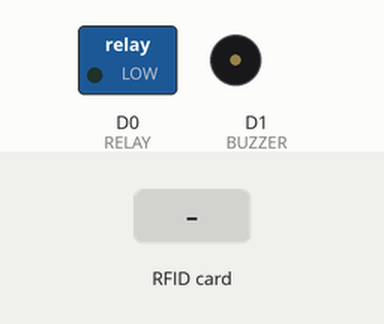
The sketch below on a simulated ESP8266 (NodeMCU). Parts: switched loads named in the sketch (green lamp = pin HIGH), buzzer (waves = sounding). The inputs (shaded band) are chosen by the test bench. WiFi joins after 1.5 s; servers stay silent unless stated; uploads are accepted with an empty reply; what the sketch prints to the serial monitor is not drawn.

Above: at 2.8 s.
2.9 s: RFID card 5E 7A 19 C4 held to the reader
Timing chart, 0 to 5.9 s (numbered marks = the images above; inputs shaded):
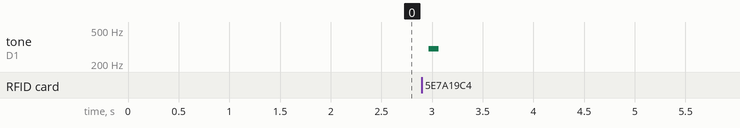

Measured:
- after the input at 2.9 s, tone on D1 (BUZZER): silent → 300 Hz after 0.07 s, → silent 0.10 s later

The sketch:

RFID_locksys_ver4.ino
```cpp
// (licence header left out)
#include <SPI.h>
#include <MFRC522.h>
#include <Arduino.h>
#include <ESP8266WiFi.h>
#include <ESP8266HTTPClient.h>
#include <WiFiClient.h>
#include <WiFiClientSecureBearSSL.h>
//-----------------------------------------
#define RST_PIN  D3
#define SS_PIN   D4
#define RELAY D0 //connect the relay to number DO pin and connect wires to NO connection
#define BUZZER D1 // connect the buzzer to D! pin to positive and synchronize the gnd
#define ACCESS_DELAY 2000
#define DENIED_DELAY 1000
//-----------------------------------------
MFRC522 mfrc522(SS_PIN, RST_PIN);
MFRC522::MIFARE_Key key;
MFRC522::StatusCode status;
//-----------------------------------------
/* Be aware of Sector Trailer Blocks */
int blockNum = 2;
/* Create another array to read data from Block */
/* Legthn of buffer should be 2 Bytes more than the size of Block (16 Bytes) */
byte bufferLen = 18;
byte readBlockData[18];
//-----------------------------------------
String response;
String card_holder_name;
String card_holder_name_auth;
const String sheet_url_send = "your_web_app_url?name=";//add ?name= at last of the url
const String sheet_url_auth = "your_web_app_url?cardId=";//add ?cardId= at last of the url
//this two urls should be different as we are using different sheets accessing and writing data
//-----------------------------------------

#define WIFI_SSID "YOUR_WIFI_SSID"
#define WIFI_PASSWORD "WIFI_PASSWORD"
//-----------------------------------------


/****************************************************************************************************
   setup() function
 ****************************************************************************************************/
void setup()
{
  //--------------------------------------------------
  /* Initialize serial communications with the PC */
  Serial.begin(9600);
  //Serial.setDebugOutput(true);
  //--------------------------------------------------
  //WiFi Connectivity
  Serial.println();
  Serial.print("Connecting to AP");
  WiFi.begin(WIFI_SSID, WIFI_PASSWORD);
  while (WiFi.status() != WL_CONNECTED) {
    Serial.print(".");
    delay(200);
  }
  Serial.println("");
  Serial.println("WiFi connected.");
  Serial.println("IP address: ");
  Serial.println(WiFi.localIP());
  Serial.println();
  //--------------------------------------------------

  //--------------------------------------------------
  /* Initialize SPI bus */
  SPI.begin();
  pinMode(RELAY, OUTPUT);
  pinMode(BUZZER, OUTPUT);
  noTone(BUZZER);
  digitalWrite(RELAY, LOW);
  Serial.println("Put your card to the reader for scanning …");
  Serial.println();
  //--------------------------------------------------
}


/****************************************************************************************************
   loop() function
 ****************************************************************************************************/
void loop()
{
  //--------------------------------------------------
  /* Initialize MFRC522 Module */
  mfrc522.PCD_Init();
  /* Look for new cards */
  /* Reset the loop if no new card is present on RC522 Reader */
  if ( ! mfrc522.PICC_IsNewCardPresent()) {
    return;
  }
  /* Select one of the cards */
  if ( ! mfrc522.PICC_ReadCardSerial()) {
    return;
  }
  /* Read data from the same block */
  //--------------------------------------------------
  Serial.println();
  //Serial.println(F("Reading last data from RFID..."));
  /* If you want to print the full memory dump, uncomment the next line */
  //mfrc522.PICC_DumpToSerial(&(mfrc522.uid));
  //--------------------------------------------------
  String CardUID = "";
  for (byte i = 0; i < mfrc522.uid.size; i++)
  {
    Serial.print(mfrc522.uid.uidByte[i] < 0x10 ? " 0" : " ");
    Serial.print(mfrc522.uid.uidByte[i], HEX);
    CardUID.concat(String(mfrc522.uid.uidByte[i] < 0x10 ? " 0" : " "));
    CardUID.concat(String(mfrc522.uid.uidByte[i], HEX));
  }
  Serial.println();
  Serial.print("Message : ");
  CardUID.toUpperCase(); // Shows the card hex id
  tone(BUZZER, 300);
  delay(100);
  noTone(BUZZER);
  ReadDataFromBlock(blockNum, readBlockData); //read the name on the block
  checkifAuthorised();
  //delay(1000);
  if (response == "true") {
    Serial.println("Data is present in Google Sheets.");
    delay(500);
    digitalWrite(RELAY, HIGH);// solenoid open
    delay(ACCESS_DELAY);
    digitalWrite(RELAY, LOW);
    sendDataToSheet();
    tone(BUZZER, 300); // buzzer beep to inform that attendance registered
    delay(100);
    noTone(BUZZER);
    delay(50);
    tone(BUZZER, 300);
    delay(100);
    noTone(BUZZER);
  }
  if (response == "false") {
    Serial.println("Data is not present in Google Sheets.");
    Serial.println("Unauthorised access: Not Registered card");
    tone(BUZZER, 300); //unauthorised then long buzz
    delay(DENIED_DELAY);
    noTone(BUZZER);
  }
}


//Sending Data to the Google Sheet function
void sendDataToSheet() {
  if (WiFi.status() == WL_CONNECTED) {
    //-------------------------------------------------------------------------------
    std::unique_ptr<BearSSL::WiFiClientSecure>client(new BearSSL::WiFiClientSecure);
    //-------------------------------------------------------------------------------
    client->setInsecure();
    //-----------------------------------------------------------------
    card_holder_name = sheet_url_send + String((char*)readBlockData);
    card_holder_name.trim();
    Serial.println(card_holder_name);
    //-----------------------------------------------------------------
    HTTPClient https;
    Serial.print(F("[HTTPS] begin...\n"));
    //-----------------------------------------------------------------
    https.end();
    if (https.begin(*client, (String)card_holder_name)) {
      //-----------------------------------------------------------------
      https.setFollowRedirects(HTTPC_STRICT_FOLLOW_REDIRECTS);
      // HTTP
      Serial.print(F("[HTTPS] GET...\n"));
      // start connection and send HTTP header
      int httpCode = https.GET();
      //-----------------------------------------------------------------
      // httpCode will be negative on error
      if (httpCode > 0) {
        // HTTP header has been send and Server response header has been handled
        Serial.printf("[HTTPS] GET... code: %d\n", httpCode);
        // file found at server
      }
      //-----------------------------------------------------------------
      else
      {
        Serial.printf("[HTTPS] GET... failed, error: %s\n", https.errorToString(httpCode).c_str());
      }
      //-----------------------------------------------------------------
      https.end();
      delay(1000);
    }

    else {
      Serial.printf("[HTTPS} Unable to connect\n");
    }

  }
}
void checkifAuthorised() {
  Serial.println("Authorisation in process");
  if (WiFi.status() == WL_CONNECTED) {
    //-------------------------------------------------------------------------------
    std::unique_ptr<BearSSL::WiFiClientSecure>client(new BearSSL::WiFiClientSecure);
    //-------------------------------------------------------------------------------
    client->setInsecure();
    //-----------------------------------------------------------------
    card_holder_name_auth = sheet_url_auth + String((char*)readBlockData);
    card_holder_name_auth.trim();
    Serial.println(card_holder_name_auth);
    //-----------------------------------------------------------------
    HTTPClient https;
    Serial.print(F("[HTTPS] begin...\n"));
    //-----------------------------------------------------------------

    if (https.begin(*client, (String)card_holder_name_auth)) {
      //-----------------------------------------------------------------
      https.setFollowRedirects(HTTPC_STRICT_FOLLOW_REDIRECTS);
      // HTTP
      Serial.print(F("[HTTPS] GET...\n"));
      // start connection and send HTTP header
      int httpCode = https.GET();
      //-----------------------------------------------------------------

      // httpCode will be negative on error
      if (httpCode > 0) {
        // HTTP header has been send and Server response header has been handled
        Serial.printf("[HTTPS] GET... code: %d\n", httpCode);
        // file found at server
        response = https.getString();
        response.trim();
        Serial.println(response);
        // Check if the response contains 'true' (data present in Google Sheets)

      }
      //------------------------------------------------------------------
      else
      {
        Serial.printf("[HTTPS] GET... failed, error: %s\n", https.errorToString(httpCode).c_str());
      }
      //-----------------------------------------------------------------
      https.end();
      //delay(1000);
    }
  }
}
/****************************************************************************************************
   ReadDataFromBlock() function
 ****************************************************************************************************/
void ReadDataFromBlock(int blockNum, byte readBlockData[])
{
  //----------------------------------------------------------------------------
  /* Prepare the ksy for authentication */
  /* All keys are set to FFFFFFFFFFFFh at chip delivery from the factory */
  for (byte i = 0; i < 6; i++) {
    key.keyByte[i] = 0xFF;
  }
  //----------------------------------------------------------------------------
  /* Authenticating the desired data block for Read access using Key A */
  status = mfrc522.PCD_Authenticate(MFRC522::PICC_CMD_MF_AUTH_KEY_A, blockNum, &key, &(mfrc522.uid));
  //----------------------------------------------------------------------------s
  if (status != MFRC522::STATUS_OK) {
    Serial.print("Authentication failed for Read: ");
    Serial.println(mfrc522.GetStatusCodeName(status));
    return;
  }
  //----------------------------------------------------------------------------
  else {
    Serial.println("Read success");
  }
  //----------------------------------------------------------------------------
  /* Reading data from the Block */
  status = mfrc522.MIFARE_Read(blockNum, readBlockData, &bufferLen);
  if (status != MFRC522::STATUS_OK) {
    Serial.print("Reading failed: ");
    Serial.println(mfrc522.GetStatusCodeName(status));
    return;
  }
  //----------------------------------------------------------------------------
  else {
    Serial.println("Block was read successfully");
  }
  //----------------------------------------------------------------------------
}
```
